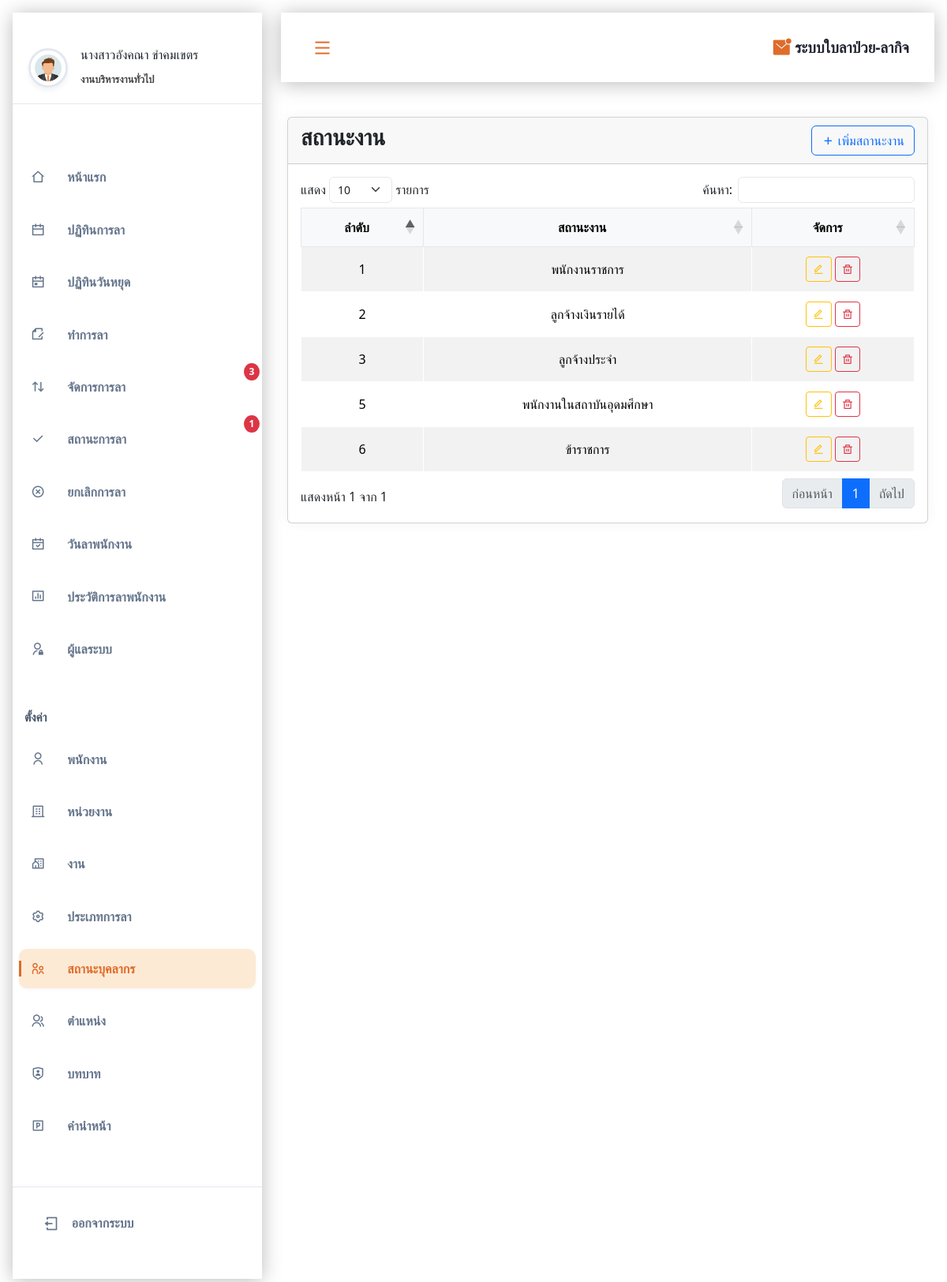
Page /admin/staffstatus.php (signed in) on the committed database.
### tables this page shows
CREATE TABLE IF NOT EXISTS `staffstatus` (
  `staffid` int NOT NULL AUTO_INCREMENT,
  `staffname` varchar(100) DEFAULT NULL,
  PRIMARY KEY (`staffid`)
);

### admin/staffstatus.php (the view, shortened to what this page needs)
<!DOCTYPE html>
<html lang="en">
<head>
    <link rel="stylesheet" href="https://cdnjs.cloudflare.com/ajax/libs/remixicon/4.2.0/remixicon.css">
    <link rel="stylesheet" href="assets/css/styles.css">
    <link rel="stylesheet" href="https://cdn.datatables.net/1.13.7/css/dataTables.bootstrap5.min.css">
    <link rel="stylesheet" href="https://cdn.datatables.net/responsive/2.4.1/css/responsive.bootstrap5.min.css">
    <link rel="stylesheet" href="https://cdn.jsdelivr.net/npm/sweetalert2@11/dist/sweetalert2.min.css">
    <link rel="stylesheet" href="assets/css/table.css">
</head>
<body>
    <?php
    include('component/sidebar.php');
    ?>
    <main class="main container3" id="main">
        <div class="card">
            <div class="card-header d-flex justify-content-between align-items-center">
                <h3 class="card-title">สถานะงาน</h3>
                <button type="button" class="btn btn-outline-primary" data-bs-toggle="modal" data-bs-target="#addStaffStatusModal">
                    <i class="ri-add-line"></i> เพิ่มสถานะงาน
                </button>
            </div>
            <div class="card-body">
                <table id="staffStatusTable" class="table table-striped table-bordered dt-responsive nowrap" style="width:100%">
                    <thead>
                        <tr>
                            <th>ลำดับ</th>
                            <th>สถานะงาน</th>
                            <th>จัดการ</th>
                        </tr>
                    </thead>
                    <tbody>
                        <?php
                        include('conn/conn.php');
                        $sql = "SELECT * FROM staffstatus";
                        $result = mysqli_query($conn, $sql);
                        while ($row = mysqli_fetch_assoc($result)) {
                        ?>
                            <tr>
                                <td><?php echo $row['staffid']; ?></td>
                                <td><?php echo $row['staffname']; ?></td>
                                <td>
                                    <button class="btn btn-sm btn-outline-warning edit-btn"
                                        data-bs-toggle="modal"
                                        data-bs-target="#editStaffStatusModal"
                                        data-id="<?php echo $row['staffid']; ?>"
                                        data-name="<?php echo $row['staffname']; ?>">
                                        <i class="ri-edit-line"></i>
                                    </button>
                                    <button class="btn btn-sm btn-outline-danger" onclick="deleteStaffStatus(<?php echo $row['staffid']; ?>)">
                                        <i class="ri-delete-bin-line"></i>
                                    </button>
                                </td>
                            </tr>
                        <?php } ?>
                    </tbody>
                </table>
            </div>
        </div>
    </main>
</body>
</html>

### admin/assets/css/styles.css (style rules this page uses)
:root { --header-height: 3.5rem; --first-color: #df6c2a; --title-color: hsl(228, 18%, 16%); --text-color: hsl(300, 1%, 27%); --body-color: hsl(0, 0%, 100%); --shadow-color: hsla(0, 0%, 0%, 0.275); --body-font: "Poppins", sans-serif; --normal-font-size: 0.938rem; --smaller-font-size: 0.75rem; --tiny-font-size: 0.6rem; --font-regular: 400; --font-semi-bold: 600; --z-tooltip: 10; --z-fixed: 100; }
@media screen and (min-width: 1150px) { :root { --normal-font-size: 1rem; --smaller-font-size: 0.813rem; } }
* { box-sizing: border-box; padding: 0; margin: 0; text-decoration: none; }
body { font-family: var(--body-font); font-size: var(--normal-font-size); background-color: var(--body-color); color: var(--text-color); transition: background-color 0.4s; text-decoration: none; }
button { all: unset; }
.container3 { margin-inline: 1.5rem; }
.main { padding-top: 5rem; }
@media screen and (min-width: 1150px) { .main { padding-left: 340px; padding-top: 8rem; transition: padding 0.4s; } }

### admin/assets/css/table.css (style rules this page uses)
.card { background: #ffffff; border-radius: 15px; box-shadow: 0 0 15px rgba(0, 0, 0, 0.05); margin: 20px 0; }
.card-header { background: #ffffff; padding: 20px; border-bottom: 1px solid #e5e7eb; }
.card-title { color: #000000; margin: 0; font-weight: 600; }
.card-body { padding: 20px; }
.table { width: 100%; margin-bottom: 0; vertical-align: middle; border-color: #e5e7eb; background-color: #ffffff; text-align: center; }
.table thead th { background-color: #f8f9fa; color: #000000; font-weight: 600; padding: 12px; text-align: center !important; border: 1px solid #e5e7eb; vertical-align: middle; }
.table-bordered th, .table-bordered td { border: 1px solid #e5e7eb; background-color: #ffffff; }
.table tbody td { padding: 12px; color: #000000; vertical-align: middle; background-color: #ffffff; text-align: center; }
.table-striped tbody tr:nth-of-type(odd), .table-striped tbody tr:nth-of-type(even) { background-color: #ffffff; }
.table-bordered th, .table-bordered td { border: 1px solid #ffffff; background-color: #ffffff; }

### rows in the picture
staffstatus: staffid "1", staffname "พนักงานราชการ"
staffstatus: staffid "2", staffname "ลูกจ้างเงินรายได้"
staffstatus: staffid "3", staffname "ลูกจ้างประจำ"
staffstatus: staffid "5", staffname "พนักงานในสถาบันอุดมศึกษา"
staffstatus: staffid "6", staffname "ข้าราชการ"

### other values in the picture
$userName "นางสาวอังคณา ขำคมเขตร"
$department "งานบริหารงานทั่วไป"
$pending_count "3"
$pending_count "1"
